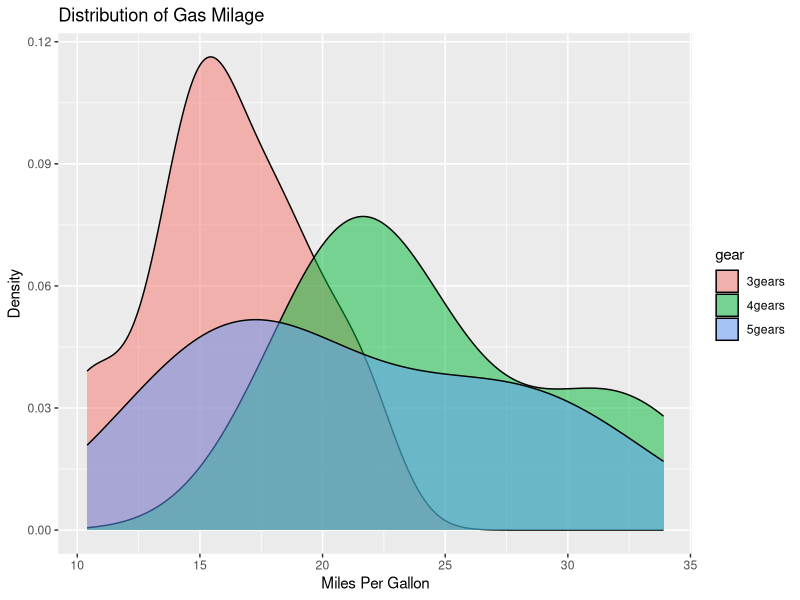
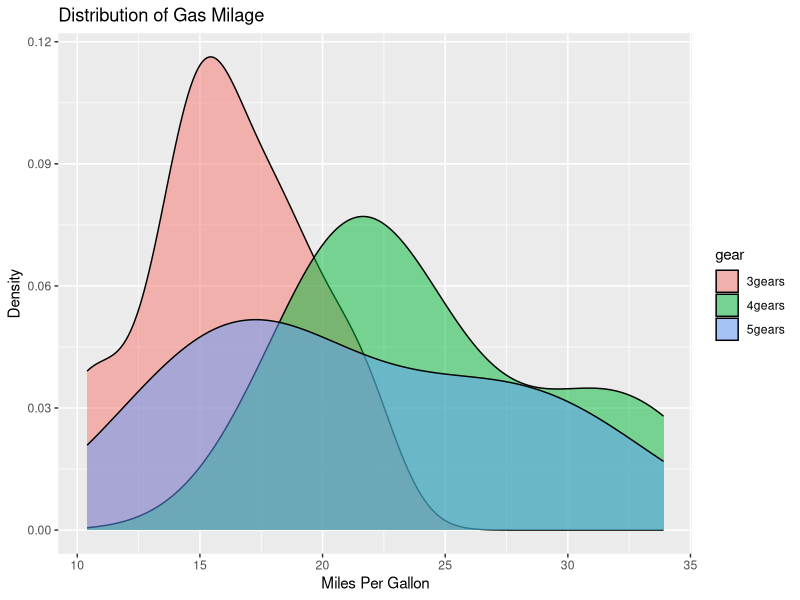

These charts were generated, in order, by the following R code:
## ---- chunk 1
# Dieser Block wird als R-Code statt Markdown interpretiert.
# Zeilen in R, die mit # anfangen, werden von R ignoriert.
# Solche Zeilen nennt man "Comments" -- "Kommentar"

x <- c(1,2,3)
print(x)
## ---- chunk 2
library(ggplot2)
# example from http://www.statmethods.net/advgraphs/ggplot2.html

# create factors with value labels
mtcars$gear <- factor(mtcars$gear,levels=c(3,4,5),
   labels=c("3gears","4gears","5gears"))
mtcars$am <- factor(mtcars$am,levels=c(0,1),
   labels=c("Automatic","Manual"))
mtcars$cyl <- factor(mtcars$cyl,levels=c(4,6,8),
   labels=c("4cyl","6cyl","8cyl"))

# Kernel density plots for mpg
# grouped by number of gears (indicated by color)
carplot <- qplot(mpg, data=mtcars, geom="density", fill=gear, alpha=I(.5),
   main="Distribution of Gas Milage", xlab="Miles Per Gallon",
   ylab="Density")
print(carplot)
## ---- chunk 3
print(carplot)
